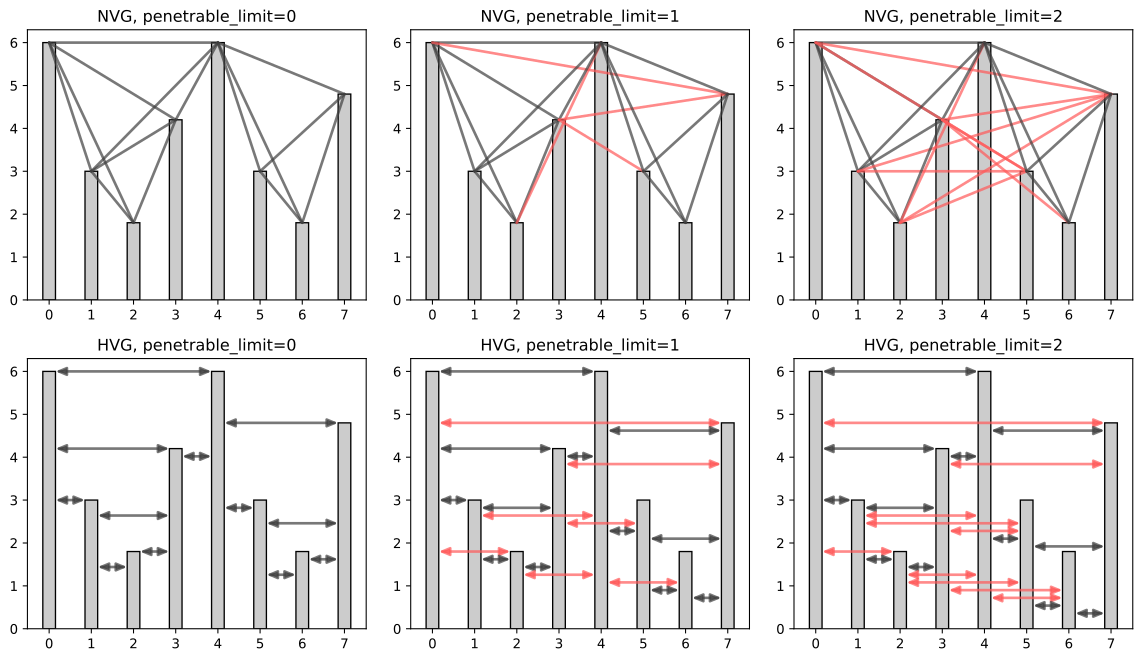

Recreate this plot in Python.
from plot_utils import plot_graph_demo, plot_horizontal_graph_demo

# ~~
from ts2vg import NaturalVG, HorizontalVG
import matplotlib.pyplot as plt


ts = [6.0, 3.0, 1.8, 4.2, 6.0, 3.0, 1.8, 4.8]

nvg_default = NaturalVG().build(ts)
hvg_default = HorizontalVG().build(ts)

penetrable_limit_options = [
    0,
    1,
    2,
]

fig, axs = plt.subplots(ncols=3, nrows=2, figsize=(12, 7))

# plot limited penetrable visibility graphs
for penetrable_limit, ax in zip(penetrable_limit_options, axs.flat[:3]):
    ax.set_title(f"NVG, penetrable_limit={penetrable_limit}")

    nvg = NaturalVG(penetrable_limit=penetrable_limit).build(ts)
    added_edges = set(nvg.edges) - set(nvg_default.edges)

    plot_graph_demo(nvg, marked_edges=added_edges, ax=ax)

# plot limited penetrable horizontal visibility graphs
for penetrable_limit, ax in zip(penetrable_limit_options, axs.flat[3:]):
    ax.set_title(f"HVG, penetrable_limit={penetrable_limit}")

    hvg = HorizontalVG(penetrable_limit=penetrable_limit).build(ts)
    added_edges = set(hvg.edges) - set(hvg_default.edges)

    plot_horizontal_graph_demo(hvg, marked_edges=added_edges, ax=ax)
